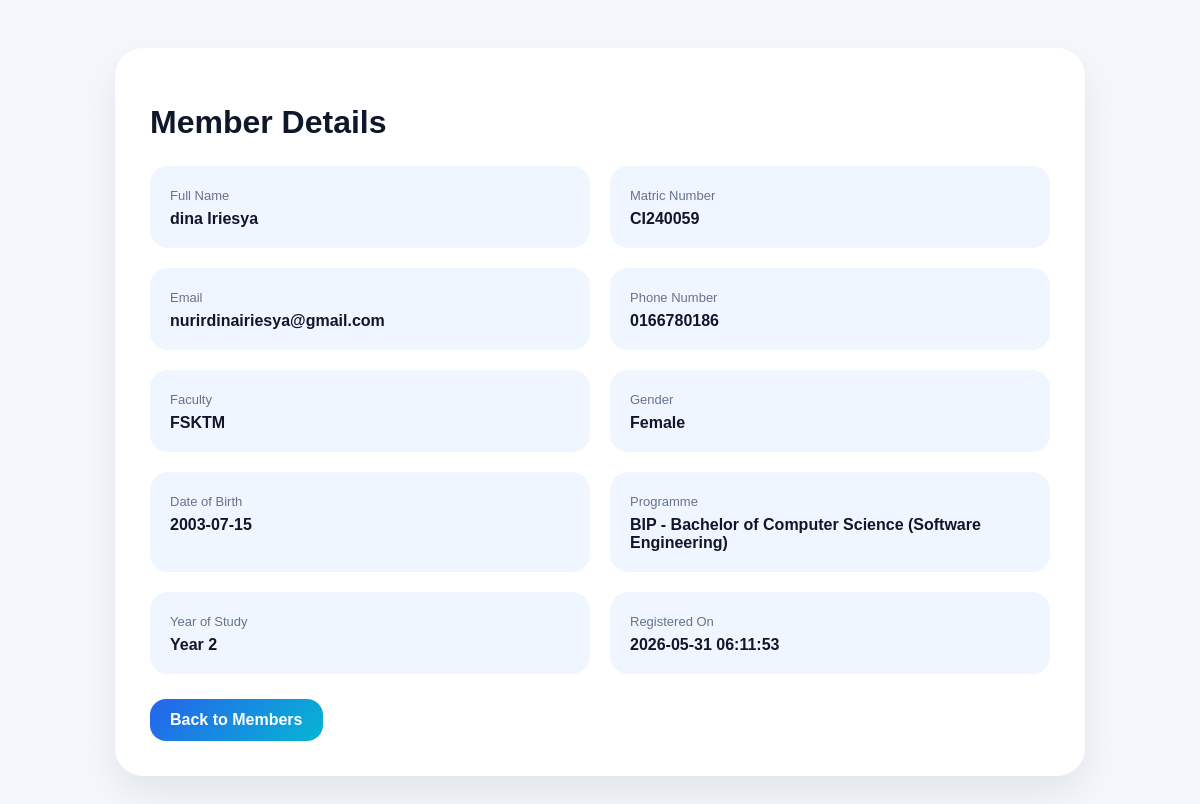
The page /view_member.php?id=1 (signed in) on the database its author committed.
### tables this page shows
CREATE TABLE `students` (
  `id` int(11) NOT NULL,
  `name` varchar(100) NOT NULL,
  `matric_number` varchar(20) NOT NULL,
  `email` varchar(100) NOT NULL,
  `phone_number` varchar(20) NOT NULL,
  `faculty` varchar(100) NOT NULL,
  `password` varchar(255) NOT NULL,
  `created_at` timestamp NOT NULL DEFAULT current_timestamp(),
  `gender` varchar(20) DEFAULT NULL,
  `date_of_birth` date DEFAULT NULL,
  `programme` varchar(100) DEFAULT NULL,
  `year_of_study` varchar(20) DEFAULT NULL,
  `profile_picture` varchar(255) DEFAULT NULL,
  `status` varchar(20) NOT NULL DEFAULT 'Active'
);

### view_member.php (the view, shortened to what this page needs)
<?php
$conn = new mysqli("localhost", "root", "", "persada_db");
$id = $_GET['id'];
$stmt = $conn->prepare("SELECT * FROM students WHERE id = ?");
$stmt->bind_param("i", $id);
$stmt->execute();
$member = $stmt->get_result()->fetch_assoc();
?>
<!DOCTYPE html>
<html>
<head>
<link href='https://unpkg.com/boxicons@2.1.1/css/boxicons.min.css' rel='stylesheet'>
</head>
<body>
<div class="card">
    <h1>Member Details</h1>
    <div class="info-grid">
        <div class="info-box">
            <span>Full Name</span>
            <strong><?php echo $member['name']; ?></strong>
        </div>
        <div class="info-box">
            <span>Matric Number</span>
            <strong><?php echo $member['matric_number']; ?></strong>
        </div>
        <div class="info-box">
            <span>Email</span>
            <strong><?php echo $member['email']; ?></strong>
        </div>
        <div class="info-box">
            <span>Phone Number</span>
            <strong><?php echo $member['phone_number']; ?></strong>
        </div>
        <div class="info-box">
            <span>Faculty</span>
            <strong><?php echo $member['faculty']; ?></strong>
        </div>
        <div class="info-box">
            <span>Gender</span>
            <strong><?php echo $member['gender'] ?? '-'; ?></strong>
        </div>
        <div class="info-box">
            <span>Date of Birth</span>
            <strong><?php echo $member['date_of_birth'] ?? '-'; ?></strong>
        </div>
        <div class="info-box">
            <span>Programme</span>
            <strong><?php echo $member['programme'] ?? '-'; ?></strong>
        </div>
        <div class="info-box">
            <span>Year of Study</span>
            <strong><?php echo $member['year_of_study'] ?? '-'; ?></strong>
        </div>
        <div class="info-box">
            <span>Registered On</span>
            <strong><?php echo $member['created_at']; ?></strong>
        </div>
    </div>
    <a href="member_management.php" class="back-btn">Back to Members</a>
</div>
</body>
</html>

### view_member.php (style rules this page uses)
body { font-family:Poppins, sans-serif; background:#f4f7fb; padding:40px; }
.card { max-width:900px; margin:auto; background:white; padding:35px; border-radius:28px; box-shadow:0 18px 40px rgba(15,23,42,.08); }
h1 { color:#0f172a; }
.info-grid { display:grid; grid-template-columns:repeat(2,1fr); gap:20px; margin-top:25px; }
.info-box { background:#eff6ff; padding:20px; border-radius:18px; }
.info-box span { color:#64748b; font-size:13px; }
.info-box strong { display:block; color:#0f172a; margin-top:6px; }
.back-btn { display:inline-block; margin-top:25px; padding:12px 20px; background:linear-gradient(135deg,#2563eb,#06b6d4); color:white; border-radius:16px; text-decoration:none; font-weight:700; }

### rows shown on the page
students: name "dina Iriesya", matric_number "CI240059", email "nurirdinairiesya@gmail.com", phone_number "0166780186", faculty "FSKTM", gender "Female", date_of_birth "2003-07-15", programme "BIP - Bachelor of Computer Science (Software Engineering)", year_of_study "Year 2", created_at "2026-05-31 06:11:53"
